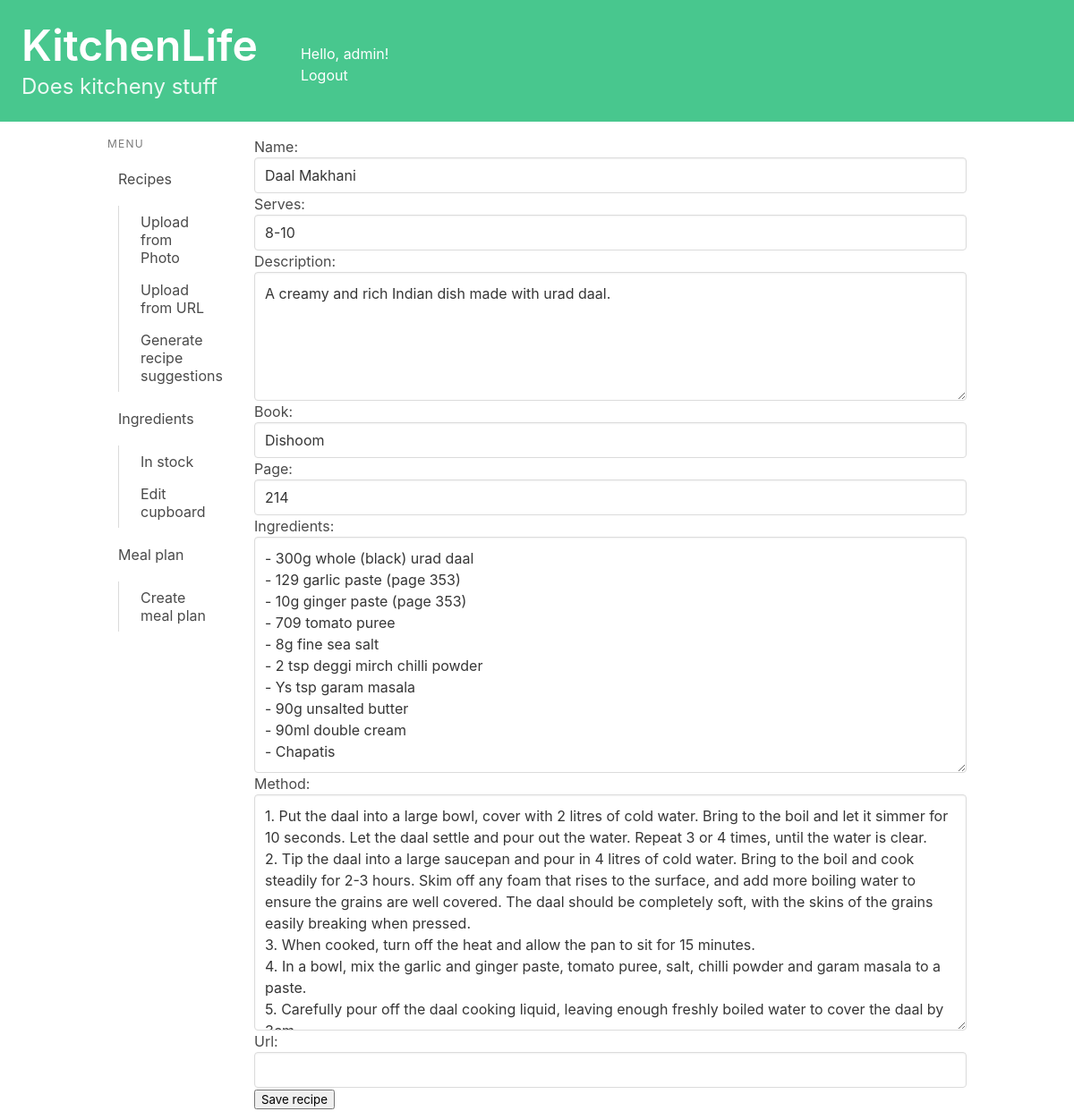
Before: /recipes/edit/9/ (signed in) with the older database file.
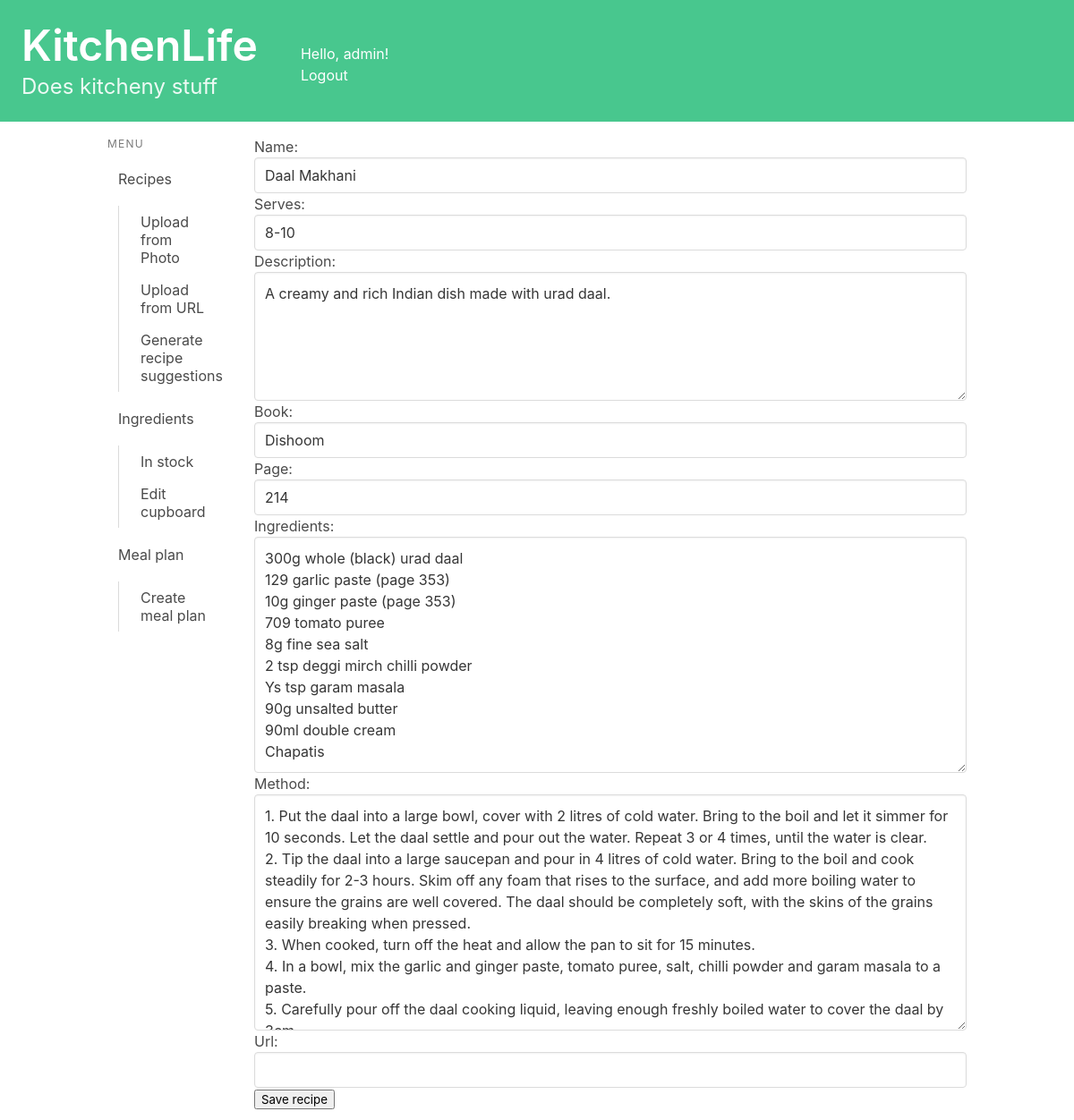
After: the same page with the newer database file.
### recipes/models.py (models this page shows, shortened)
class Recipe(models.Model):
    name = models.CharField(max_length=200)
    method = models.TextField(max_length=5000, null = True, blank = True)
    ingredients_string = models.TextField(max_length=1000, null = True, blank = True)#Plain text of ingredients
    simplified_ingredients = models.TextField(max_length=1000, null = True, blank = True)#Ingredients data
    uses_ingredient = models.ManyToManyField(Ingredient, related_name="ingredient_uses")
    book = models.CharField(max_length=200, null = True, blank = True)
    page = models.CharField(max_length=5, null = True, blank = True)
    serves = models.CharField(max_length=5, null = True, blank = True)
    description = models.TextField(max_length=500, null = True, blank = True)
    url = models.URLField(null = True, blank = True)
    jumbled_input = models.TextField(max_length=8000, null = True, blank = True)
    owner = models.ForeignKey(User, on_delete=models.CASCADE, blank=True, null=True)
    from_photo = models.BooleanField(default=False)
    def return_dict(self):
        return {
                        'name': self.name,
                        'method':self.method,
                        'serves':self.serves,
                        'description':self.description,
                        'book':self.book,
                        'page':self.page,
                        'ingredients_string':self.ingredients_string,
                        'method':self.method,
                        'url': self.url,
                    }

### recipes/views.py (the view, shortened to what this page needs)
# urls.py: path('edit/<int:recipe_id>/', views.edit_recipe, name= 'edit_recipe'),
@login_required
def edit_recipe(request, recipe_id):
    recipe = get_object_or_404(Recipe, pk=recipe_id)
    if recipe.owner != request.user:
        return redirect('recipes:index')
    form = EditRecipeForm(initial = recipe.return_dict())
    return render(request, 'recipes/edit_recipe.html', {'form':form})

### recipes/forms.py
class EditRecipeForm(forms.ModelForm):
    class Meta:
        model = Recipe
        fields = ['name','serves', 'description', 'book',
                 'page', 'ingredients_string', 'method', 'url']
        widgets = {
            'name': forms.TextInput(attrs={"class": "input",}),
            'serves': forms.TextInput(attrs={"class": "input",}),
            'description': forms.Textarea(attrs={"class": "textarea", "rows": 5}),
            'book': forms.TextInput(attrs={"class": "input",}),
            'page': forms.TextInput(attrs={"class": "input",}),
            'ingredients_string': forms.Textarea(attrs={"class": "textarea"}),
            'method': forms.Textarea(attrs={"class": "textarea",}),
            'url': forms.TextInput(attrs={"class": "input",}),
        }
        labels = {
            'ingredients_string': "Ingredients"
        }

### recipes/templatetags/is_active.py (called while the page is built)
@register.simple_tag
def is_active(request, url):
    if reverse(url) == request.path:
        return "is-active"
    return ""

### recipes/templates/recipes/edit_recipe.html (shortened to what this page needs)
{% extends 'base.html' %}
{% block content %}
<form method="post" enctype="multipart/form-data" class = "field">
    {{ form.as_p }}
    <button type="submit">Save recipe</button>
</form>
{% endblock content %}

Changed rows visible on the page:
changed Recipe "Daal Makhani": ingredients_string "- 300g whole (black) urad daal - 129 garlic paste (page 353) - 10g ginger paste (page 353) - 709 tomato puree - 8g fine sea salt - 2 tsp deggi mirch chilli powder - Ys tsp garam masala - 90g unsalted butter - 90ml double cream - Chapatis" → "300g whole (black) urad daal 129 garlic paste (page 353) 10g ginger paste (page 353) 709 tomato puree 8g fine sea salt 2 tsp deggi mirch chilli powder Ys tsp garam masala 90g unsalted butter 90ml double cream Chapatis"
